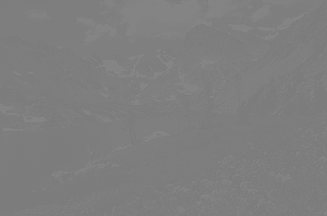
#> input picture CV/20210104_OpenCV_PYTHON_Guiao_02/input.png, 327 x 216 px
$ python Aula_02_ex_05.py input.png
#> lines starting #> are read from the running program, lines starting #| are printed output that depends on the picture; after the words box and inside, x2 and y2 are one past the last pixel; in counts of white or black regions, pixels touching at a corner belong together

# Aula_02_ex_04.py
#
# Histogram visualization with openCV
#
# Paulo Dias - 10/2019
#
# Some modifications - J. Madeira - 01/2021


import cv2
import numpy as np
import sys
import matplotlib

from matplotlib import pyplot as plt


##########################
# Print Image Features

def printImageFeatures(image):
    if len(image.shape) == 2:
        height, width = image.shape
        nchannels = 1
    else:
        height, width, nchannels = image.shape

    print("Image Height:", height)
    print("Image Width:", width)
    print("Number of channels:", nchannels)
    print("Number of elements:", image.size)


####################
# Compute Histogram

def compute_histogram(image, histSize, histRange):
    # Compute the histogram of a gray-level image
    hist_item = cv2.calcHist([image], [0], None, [histSize], histRange)
    return hist_item


##########################################
# Drawing with openCV
# Create an image to display the histogram

def histogram2image(hist, histSize, histImageWidth, histImageHeight, color):

    # A gray-level image to display the histogram
    histImage = np.zeros((histImageWidth, histImageHeight, 1), np.uint8)

    # Width of each histogram bar
    binWidth = int(np.ceil(histImageWidth * 1.0 / histSize))

    # Normalize values to [0, histImageHeight]
    cv2.normalize(hist, hist, 0, histImageHeight, cv2.NORM_MINMAX)

    # Draw the bars of the nomrmalized histogram
    for i in range(histSize):
        cv2.rectangle(histImage, (int(i * binWidth), int(0)), (int((i + 1) * binWidth), int(hist[i])), color, -1)

    # ATTENTION : Y coordinate upside down
    histImage = np.flipud(histImage)

    return histImage


###################################
# MAIN

# Read the image
image = cv2.imread(sys.argv[1], cv2.IMREAD_UNCHANGED)
#> image is the input picture: shape (216, 327); min 123, max 133, mean 126.3
img2 = cv2.equalizeHist(image)
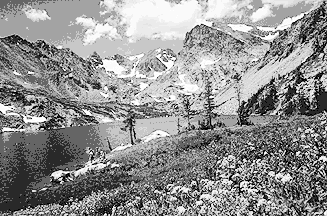
#> img2: shape (216, 327); min 0, max 255, mean 144

if np.shape(image) == ():
    # Failed Reading
    print("Image file could not be open!")
    exit(-1)

# Gray-Level ?
if len(image.shape) > 2:
    print("The loaded image is NOT a GRAY-LEVEL image !")
    exit(-1)

# Display the image
cv2.namedWindow("Original Image")
cv2.imshow("Original Image", image)
cv2.imshow("Dif", img2)
# Print some image features
printImageFeatures(image)
#| Image Height: 216
#| Image Width: 327
#| Number of elements: 70632

# COMPUTE THE HISTOGRAM
# Size
histSize = 256	 # 1 bar for each intensity level from 0 to 255
# Intensity Range
histRange = [0, 256]
hist = compute_histogram(image, histSize, histRange)
#> in compute_histogram, `hist_item = cv2.calcHist([image], [0], None, [histSize], histRange)`: hist_item = 256 values, max 16471 at index 126, min 0 at index 0, mean 275.9
#> hist has the same summary as hist_item in compute_histogram
hist2 = compute_histogram(img2, histSize, histRange)
#> hist2 = 256 values, max 16471 at index 163, min 0 at index 1, mean 275.9

# DISPLAY THE HISTOGRAM USING OPENCV
# GRAY-LEVEL IMAGE
histImageWidth = 512
histImageHeight = 512
color = (255)   # Histogram bars are white
histImage = histogram2image(
    hist, histSize, histImageWidth, histImageHeight, color)
#> after the loop in histogram2image, `for i in range(histSize):`:
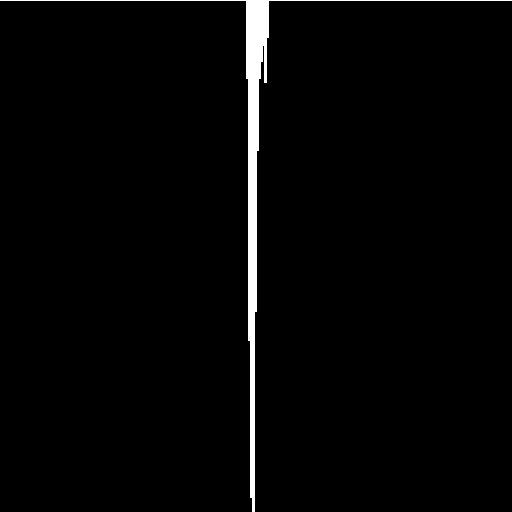
#> histImage: shape (512, 512, 1); 2.1% white; 1 white region, box (x1, y1, x2, y2) and area: (0, 0, 512, 512) 5440
#> in histogram2image, `histImage = np.flipud(histImage)`:
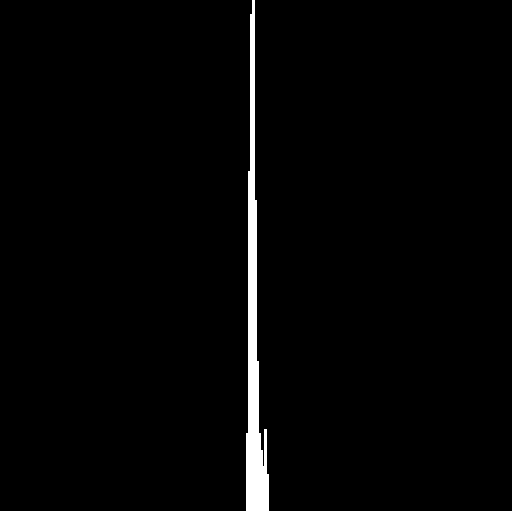
#> histImage: shape (512, 512, 1); 2.1% white; 1 white region, box (x1, y1, x2, y2) and area: (0, 0, 512, 512) 5440


histImage2 = histogram2image(
    hist2, histSize, histImageWidth, histImageHeight, color)
#> call 2 of histogram2image, with hist = array of shape (256, 1), histSize = 256, histImageWidth = 512, histImageHeight = 512, color = 255
#> after the loop in histogram2image (call 2), `for i in range(histSize):`:
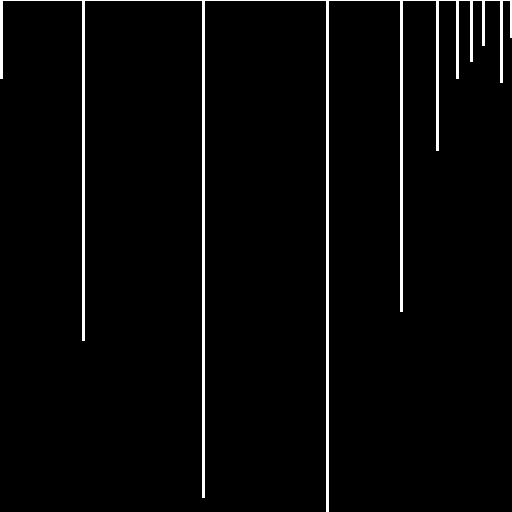
#> histImage: shape (512, 512, 1); 2.7% white; 1 white region, box (x1, y1, x2, y2) and area: (0, 0, 512, 512) 7045
#> in histogram2image (call 2), `histImage = np.flipud(histImage)`:
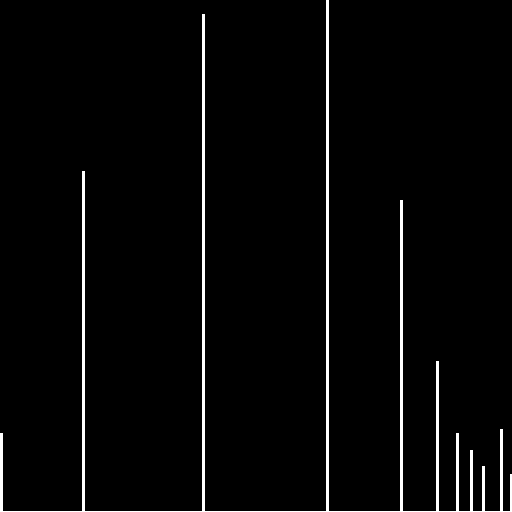
#> histImage: shape (512, 512, 1); 2.7% white; 1 white region, box (x1, y1, x2, y2) and area: (0, 0, 512, 512) 7045
cv2.imshow("Histogram", histImage)
cv2.imshow("Histogram2", histImage2)

cv2.waitKey(0)

# DISPLAY THE HISTOGRAM USING MATPLOTLIB

plt.plot(hist, drawstyle='steps-post', color='red')
plt.xlim(histRange)
plt.title("Histogram")
plt.show()
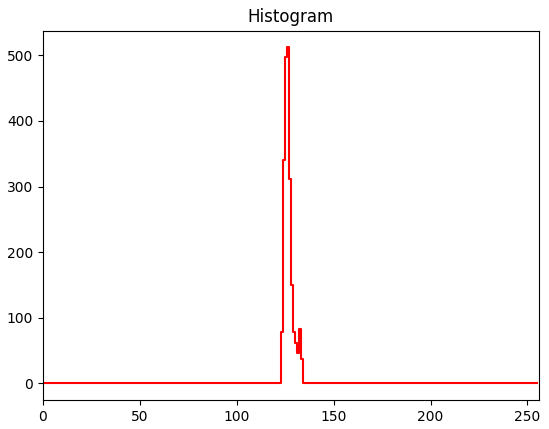
#> figure drawn by matplotlib, 1 panel; curve peaks at x = 126, y = 512

$ run again, on CV/20210104_OpenCV_PYTHON_Guiao_02/DETI.bmp
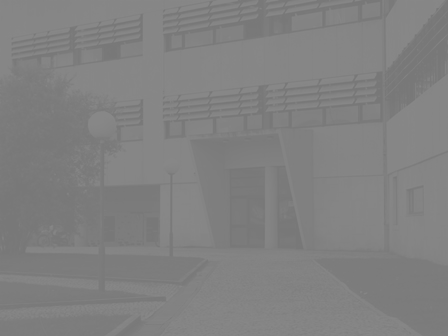
#> input picture CV/20210104_OpenCV_PYTHON_Guiao_02/DETI.bmp, 448 x 336 px
#> image is the input picture: shape (336, 448); min 120, max 135, mean 128.6
#| Image Height: 336
#| Image Width: 448
#| Number of elements: 150528
#> hist_item = 256 values, max 26462 at index 134, min 0 at index 0, mean 588
#> hist has the same summary as hist_item in compute_histogram
#> hist2 = 256 values, max 26462 at index 243, min 0 at index 1, mean 588
#> after the loop in histogram2image, `for i in range(histSize):`:
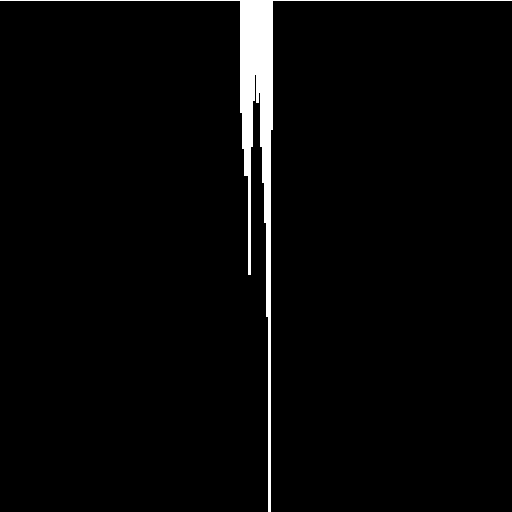
#> histImage: shape (512, 512, 1); 2.7% white; 1 white region, box (x1, y1, x2, y2) and area: (0, 0, 512, 512) 7041
#> `plt.show()`:
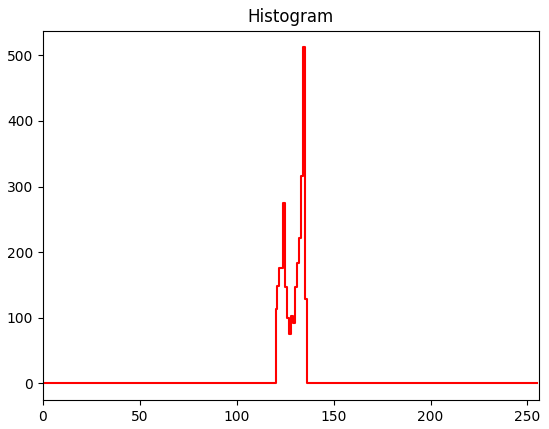
#> figure drawn by matplotlib, 1 panel; curve peaks at x = 134, y = 512
